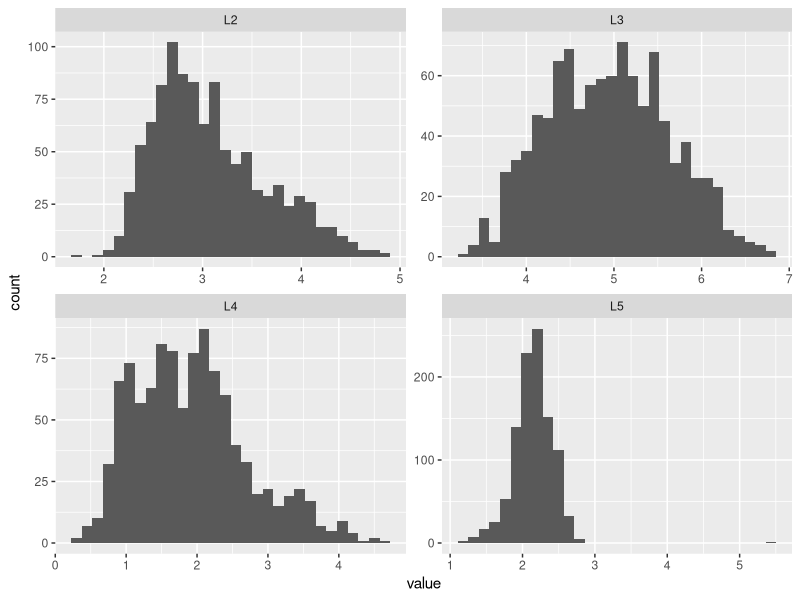

Write R code to recreate this figure.
library("tidyverse")

#setwd("~/Data")

GeneticBackground_Interactions <- read_csv("GeneticBackgroundVeinMutantInteractionsFinal.csv")
#112 parsing failures - Due to expected vs actual 
#When I use read.csv it is adding rows(ask about this)

#str(GeneticBackground_Interactions)
#head(GeneticBackground_Interactions)
#tail(GeneticBackground_Interactions)

#need to change to factors
columns_to_factors <- c(1:3,6:7)
GeneticBackground_Interactions[,columns_to_factors] <- lapply(GeneticBackground_Interactions[,columns_to_factors], as.factor)


#make list of what occurs with what and how many times (Checks for replicates)
print(GeneticBackground_Interactions
      %>% group_by(background, individual,rep,gene1, gene2, L2, L3, L4, L5,WL, sex)
      %>% summarize(count = n())
      %>% filter(count>1)
)
#looks like no replicates

#make a histogram with wing length and vein measurements
#Check to see abnormalities

GeneticBackground_Interactions %>%
  keep(is.numeric) %>% 
  gather() %>% 
  ggplot(aes(value)) +
  facet_wrap(~ key, scales = "free") +
  geom_histogram()

#looks reasonable



#save(GeneticBackground_Interactions, file = "GeneticBackground_Interactions.csv")
#save script
#For future...
#load("GeneticBackground_Interactions.csv")
#source("DH_exercise2_Jan18.R")

